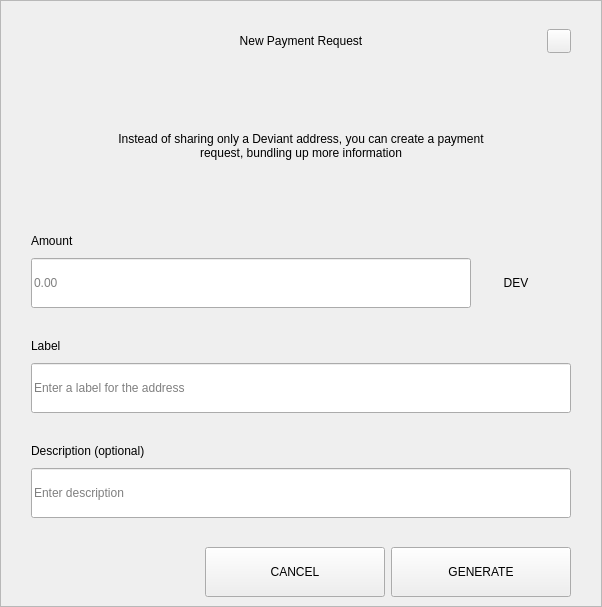
<?xml version="1.0" encoding="UTF-8"?>
<ui version="4.0">
 <class>RequestDialog</class>
 <widget class="QDialog" name="RequestDialog">
  <property name="geometry">
   <rect>
    <x>0</x>
    <y>0</y>
    <width>602</width>
    <height>607</height>
   </rect>
  </property>
  <property name="windowTitle">
   <string>Dialog</string>
  </property>
  <layout class="QVBoxLayout" name="verticalLayout_5">
   <property name="spacing">
    <number>0</number>
   </property>
   <property name="leftMargin">
    <number>0</number>
   </property>
   <property name="topMargin">
    <number>0</number>
   </property>
   <property name="rightMargin">
    <number>0</number>
   </property>
   <property name="bottomMargin">
    <number>0</number>
   </property>
   <item>
    <widget class="QFrame" name="frame">
     <property name="styleSheet">
      <string notr="true"/>
     </property>
     <property name="frameShape">
      <enum>QFrame::StyledPanel</enum>
     </property>
     <property name="frameShadow">
      <enum>QFrame::Raised</enum>
     </property>
     <layout class="QVBoxLayout" name="verticalLayout_4" stretch="1,0,0">
      <property name="spacing">
       <number>0</number>
      </property>
      <property name="leftMargin">
       <number>30</number>
      </property>
      <property name="topMargin">
       <number>20</number>
      </property>
      <property name="rightMargin">
       <number>30</number>
      </property>
      <property name="bottomMargin">
       <number>0</number>
      </property>
      <item>
       <layout class="QHBoxLayout" name="horizontalLayout_3">
        <property name="spacing">
         <number>0</number>
        </property>
        <item>
         <spacer name="horizontalSpacer_21">
          <property name="orientation">
           <enum>Qt::Horizontal</enum>
          </property>
          <property name="sizeHint" stdset="0">
           <size>
            <width>40</width>
            <height>20</height>
           </size>
          </property>
         </spacer>
        </item>
        <item>
         <widget class="QLabel" name="labelTitle">
          <property name="minimumSize">
           <size>
            <width>0</width>
            <height>40</height>
           </size>
          </property>
          <property name="maximumSize">
           <size>
            <width>16777215</width>
            <height>40</height>
           </size>
          </property>
          <property name="styleSheet">
           <string notr="true">padding-left:24px;</string>
          </property>
          <property name="text">
           <string>New Payment Request</string>
          </property>
          <property name="alignment">
           <set>Qt::AlignCenter</set>
          </property>
          <property name="margin">
           <number>7</number>
          </property>
         </widget>
        </item>
        <item>
         <spacer name="horizontalSpacer">
          <property name="orientation">
           <enum>Qt::Horizontal</enum>
          </property>
          <property name="sizeHint" stdset="0">
           <size>
            <width>40</width>
            <height>20</height>
           </size>
          </property>
         </spacer>
        </item>
        <item>
         <widget class="QPushButton" name="btnEsc">
          <property name="minimumSize">
           <size>
            <width>24</width>
            <height>24</height>
           </size>
          </property>
          <property name="maximumSize">
           <size>
            <width>24</width>
            <height>24</height>
           </size>
          </property>
          <property name="focusPolicy">
           <enum>Qt::NoFocus</enum>
          </property>
          <property name="text">
           <string/>
          </property>
         </widget>
        </item>
       </layout>
      </item>
      <item>
       <widget class="QStackedWidget" name="stack">
        <property name="minimumSize">
         <size>
          <width>540</width>
          <height>0</height>
         </size>
        </property>
        <property name="maximumSize">
         <size>
          <width>540</width>
          <height>16777215</height>
         </size>
        </property>
        <property name="currentIndex">
         <number>0</number>
        </property>
        <widget class="QWidget" name="page_1">
         <property name="minimumSize">
          <size>
           <width>540</width>
           <height>0</height>
          </size>
         </property>
         <property name="maximumSize">
          <size>
           <width>540</width>
           <height>16777215</height>
          </size>
         </property>
         <layout class="QVBoxLayout" name="layout1">
          <property name="spacing">
           <number>0</number>
          </property>
          <property name="leftMargin">
           <number>0</number>
          </property>
          <property name="topMargin">
           <number>0</number>
          </property>
          <property name="rightMargin">
           <number>0</number>
          </property>
          <property name="bottomMargin">
           <number>0</number>
          </property>
          <item>
           <spacer name="verticalSpacer_21">
            <property name="orientation">
             <enum>Qt::Vertical</enum>
            </property>
            <property name="sizeType">
             <enum>QSizePolicy::Fixed</enum>
            </property>
            <property name="sizeHint" stdset="0">
             <size>
              <width>20</width>
              <height>30</height>
             </size>
            </property>
           </spacer>
          </item>
          <item alignment="Qt::AlignHCenter">
           <widget class="QLabel" name="labelMessage">
            <property name="minimumSize">
             <size>
              <width>400</width>
              <height>50</height>
             </size>
            </property>
            <property name="text">
             <string>Instead of sharing only a Deviant address, you can create a payment request, bundling up more information</string>
            </property>
            <property name="alignment">
             <set>Qt::AlignCenter</set>
            </property>
            <property name="wordWrap">
             <bool>true</bool>
            </property>
           </widget>
          </item>
          <item alignment="Qt::AlignBottom">
           <widget class="QWidget" name="containerAmount" native="true">
            <layout class="QVBoxLayout" name="verticalLayout">
             <property name="spacing">
              <number>9</number>
             </property>
             <property name="leftMargin">
              <number>0</number>
             </property>
             <property name="topMargin">
              <number>0</number>
             </property>
             <property name="rightMargin">
              <number>0</number>
             </property>
             <property name="bottomMargin">
              <number>0</number>
             </property>
             <item>
              <widget class="QLabel" name="labelSubtitleAmount">
               <property name="minimumSize">
                <size>
                 <width>350</width>
                 <height>16</height>
                </size>
               </property>
               <property name="maximumSize">
                <size>
                 <width>16777215</width>
                 <height>16</height>
                </size>
               </property>
               <property name="text">
                <string>Amount</string>
               </property>
              </widget>
             </item>
             <item alignment="Qt::AlignTop">
              <widget class="QWidget" name="layoutAmount" native="true">
               <layout class="QHBoxLayout" name="horizontalLayout" stretch="2,0">
                <property name="spacing">
                 <number>0</number>
                </property>
                <property name="leftMargin">
                 <number>0</number>
                </property>
                <property name="topMargin">
                 <number>0</number>
                </property>
                <property name="rightMargin">
                 <number>0</number>
                </property>
                <property name="bottomMargin">
                 <number>0</number>
                </property>
                <item>
                 <widget class="QLineEdit" name="lineEditAmount">
                  <property name="minimumSize">
                   <size>
                    <width>0</width>
                    <height>50</height>
                   </size>
                  </property>
                  <property name="maximumSize">
                   <size>
                    <width>16777215</width>
                    <height>50</height>
                   </size>
                  </property>
                  <property name="placeholderText">
                   <string notr="true">0.00</string>
                  </property>
                 </widget>
                </item>
                <item>
                 <widget class="QWidget" name="comboContainer" native="true">
                  <property name="minimumSize">
                   <size>
                    <width>100</width>
                    <height>50</height>
                   </size>
                  </property>
                  <property name="maximumSize">
                   <size>
                    <width>16777215</width>
                    <height>50</height>
                   </size>
                  </property>
                  <layout class="QHBoxLayout" name="horizontalLayout_31">
                   <property name="spacing">
                    <number>0</number>
                   </property>
                   <property name="leftMargin">
                    <number>0</number>
                   </property>
                   <property name="topMargin">
                    <number>0</number>
                   </property>
                   <property name="rightMargin">
                    <number>10</number>
                   </property>
                   <property name="bottomMargin">
                    <number>0</number>
                   </property>
                   <item>
                    <widget class="QLabel" name="comboBoxCoin">
                     <property name="text">
                      <string>DEV</string>
                     </property>
                     <property name="alignment">
                      <set>Qt::AlignCenter</set>
                     </property>
                    </widget>
                   </item>
                  </layout>
                 </widget>
                </item>
               </layout>
              </widget>
             </item>
            </layout>
           </widget>
          </item>
          <item>
           <spacer name="verticalSpacer_31">
            <property name="orientation">
             <enum>Qt::Vertical</enum>
            </property>
            <property name="sizeType">
             <enum>QSizePolicy::Fixed</enum>
            </property>
            <property name="sizeHint" stdset="0">
             <size>
              <width>20</width>
              <height>30</height>
             </size>
            </property>
           </spacer>
          </item>
          <item>
           <layout class="QVBoxLayout" name="verticalLayoutLabel">
            <property name="spacing">
             <number>9</number>
            </property>
            <item>
             <widget class="QLabel" name="labelSubtitleLabel">
              <property name="minimumSize">
               <size>
                <width>0</width>
                <height>16</height>
               </size>
              </property>
              <property name="maximumSize">
               <size>
                <width>16777215</width>
                <height>16</height>
               </size>
              </property>
              <property name="text">
               <string>Label</string>
              </property>
             </widget>
            </item>
            <item>
             <widget class="QLineEdit" name="lineEditLabel">
              <property name="minimumSize">
               <size>
                <width>0</width>
                <height>50</height>
               </size>
              </property>
              <property name="maximumSize">
               <size>
                <width>16777215</width>
                <height>50</height>
               </size>
              </property>
              <property name="placeholderText">
               <string>Enter a label for the address</string>
              </property>
             </widget>
            </item>
           </layout>
          </item>
          <item>
           <spacer name="verticalSpacer_34">
            <property name="orientation">
             <enum>Qt::Vertical</enum>
            </property>
            <property name="sizeType">
             <enum>QSizePolicy::Fixed</enum>
            </property>
            <property name="sizeHint" stdset="0">
             <size>
              <width>20</width>
              <height>30</height>
             </size>
            </property>
           </spacer>
          </item>
          <item>
           <layout class="QVBoxLayout" name="verticalLayoutDescription">
            <property name="spacing">
             <number>9</number>
            </property>
            <item>
             <widget class="QLabel" name="labelSubtitleDescription">
              <property name="minimumSize">
               <size>
                <width>0</width>
                <height>16</height>
               </size>
              </property>
              <property name="maximumSize">
               <size>
                <width>16777215</width>
                <height>16</height>
               </size>
              </property>
              <property name="text">
               <string>Description (optional)</string>
              </property>
             </widget>
            </item>
            <item>
             <widget class="QLineEdit" name="lineEditDescription">
              <property name="minimumSize">
               <size>
                <width>0</width>
                <height>50</height>
               </size>
              </property>
              <property name="maximumSize">
               <size>
                <width>16777215</width>
                <height>50</height>
               </size>
              </property>
              <property name="placeholderText">
               <string>Enter description</string>
              </property>
             </widget>
            </item>
            <item>
             <spacer name="verticalSpacer_4">
              <property name="orientation">
               <enum>Qt::Vertical</enum>
              </property>
              <property name="sizeType">
               <enum>QSizePolicy::Fixed</enum>
              </property>
              <property name="sizeHint" stdset="0">
               <size>
                <width>20</width>
                <height>20</height>
               </size>
              </property>
             </spacer>
            </item>
           </layout>
          </item>
         </layout>
        </widget>
        <widget class="QWidget" name="page_2">
         <layout class="QVBoxLayout" name="layout2">
          <item>
           <spacer name="verticalSpacer_5">
            <property name="orientation">
             <enum>Qt::Vertical</enum>
            </property>
            <property name="sizeType">
             <enum>QSizePolicy::Fixed</enum>
            </property>
            <property name="sizeHint" stdset="0">
             <size>
              <width>20</width>
              <height>50</height>
             </size>
            </property>
           </spacer>
          </item>
          <item alignment="Qt::AlignHCenter">
           <widget class="QLabel" name="labelQrImg">
            <property name="minimumSize">
             <size>
              <width>260</width>
              <height>260</height>
             </size>
            </property>
            <property name="maximumSize">
             <size>
              <width>260</width>
              <height>260</height>
             </size>
            </property>
            <property name="text">
             <string/>
            </property>
            <property name="alignment">
             <set>Qt::AlignCenter</set>
            </property>
           </widget>
          </item>
          <item>
           <spacer name="verticalSpacer_2">
            <property name="orientation">
             <enum>Qt::Vertical</enum>
            </property>
            <property name="sizeType">
             <enum>QSizePolicy::Fixed</enum>
            </property>
            <property name="sizeHint" stdset="0">
             <size>
              <width>20</width>
              <height>30</height>
             </size>
            </property>
           </spacer>
          </item>
          <item alignment="Qt::AlignHCenter">
           <widget class="QLabel" name="labelAddress">
            <property name="text">
             <string>D7VFR83SQbiezrW72hjcWJtcfip5krte2Z </string>
            </property>
           </widget>
          </item>
          <item>
           <spacer name="verticalSpacer_32">
            <property name="orientation">
             <enum>Qt::Vertical</enum>
            </property>
            <property name="sizeType">
             <enum>QSizePolicy::Expanding</enum>
            </property>
            <property name="sizeHint" stdset="0">
             <size>
              <width>20</width>
              <height>20</height>
             </size>
            </property>
           </spacer>
          </item>
          <item>
           <layout class="QHBoxLayout" name="horizontal">
            <property name="leftMargin">
             <number>20</number>
            </property>
            <property name="rightMargin">
             <number>20</number>
            </property>
            <property name="bottomMargin">
             <number>20</number>
            </property>
            <item>
             <spacer name="horizontalSpacer_4">
              <property name="orientation">
               <enum>Qt::Horizontal</enum>
              </property>
              <property name="sizeHint" stdset="0">
               <size>
                <width>40</width>
                <height>20</height>
               </size>
              </property>
             </spacer>
            </item>
            <item>
             <widget class="QPushButton" name="btnCopyAddress">
              <property name="minimumSize">
               <size>
                <width>180</width>
                <height>50</height>
               </size>
              </property>
              <property name="text">
               <string>COPY ADDRESS</string>
              </property>
             </widget>
            </item>
            <item>
             <widget class="QPushButton" name="btnCopyUrl">
              <property name="minimumSize">
               <size>
                <width>180</width>
                <height>50</height>
               </size>
              </property>
              <property name="text">
               <string>COPY URL</string>
              </property>
             </widget>
            </item>
            <item>
             <spacer name="horizontalSpacer_2">
              <property name="orientation">
               <enum>Qt::Horizontal</enum>
              </property>
              <property name="sizeHint" stdset="0">
               <size>
                <width>40</width>
                <height>20</height>
               </size>
              </property>
             </spacer>
            </item>
           </layout>
          </item>
         </layout>
        </widget>
       </widget>
      </item>
      <item>
       <widget class="QWidget" name="buttonsStack" native="true">
        <layout class="QHBoxLayout" name="horizontalLayout_5">
         <property name="leftMargin">
          <number>20</number>
         </property>
         <property name="rightMargin">
          <number>0</number>
         </property>
         <item>
          <spacer name="horizontalSpacer_41">
           <property name="orientation">
            <enum>Qt::Horizontal</enum>
           </property>
           <property name="sizeHint" stdset="0">
            <size>
             <width>40</width>
             <height>20</height>
            </size>
           </property>
          </spacer>
         </item>
         <item>
          <widget class="QPushButton" name="btnCancel">
           <property name="minimumSize">
            <size>
             <width>180</width>
             <height>50</height>
            </size>
           </property>
           <property name="focusPolicy">
            <enum>Qt::NoFocus</enum>
           </property>
           <property name="text">
            <string>CANCEL</string>
           </property>
          </widget>
         </item>
         <item>
          <widget class="QPushButton" name="btnSave">
           <property name="minimumSize">
            <size>
             <width>180</width>
             <height>50</height>
            </size>
           </property>
           <property name="focusPolicy">
            <enum>Qt::NoFocus</enum>
           </property>
           <property name="text">
            <string>GENERATE</string>
           </property>
          </widget>
         </item>
        </layout>
       </widget>
      </item>
     </layout>
    </widget>
   </item>
  </layout>
 </widget>
 <resources/>
 <connections/>
</ui>
